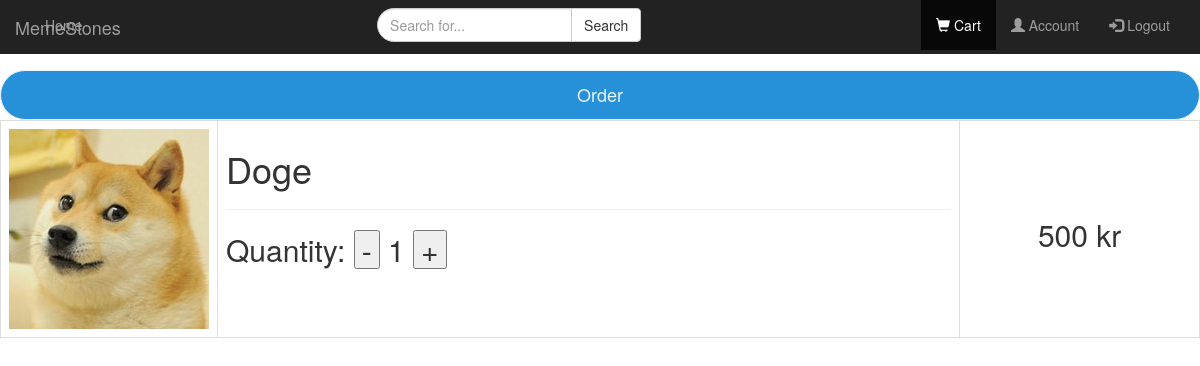
The app's page /checkout_page.php (signed in) with its own data.
### tables this page shows
CREATE TABLE `shopping_cart` (
  `entry` int NOT NULL AUTO_INCREMENT,
  `c_id` int NOT NULL,
  `p_id` int NOT NULL,
  `quantity` int NOT NULL,
  PRIMARY KEY (`entry`),
  UNIQUE KEY `entry_UNIQUE` (`entry`),
  KEY `c_id_idx` (`c_id`),
  KEY `p_id_idx` (`p_id`),
  CONSTRAINT `c_id` FOREIGN KEY (`c_id`) REFERENCES `user` (`u_id`) ON DELETE RESTRICT ON UPDATE RESTRICT,
  CONSTRAINT `p_id` FOREIGN KEY (`p_id`) REFERENCES `product` (`p_id`) ON DELETE RESTRICT ON UPDATE RESTRICT
);

CREATE TABLE `product` (
  `p_id` int NOT NULL AUTO_INCREMENT,
  `price` int NOT NULL,
  `stock` int NOT NULL,
  `name` varchar(32) NOT NULL,
  `description` varchar(256) NOT NULL,
  `image` varchar(256) DEFAULT NULL,
  PRIMARY KEY (`p_id`),
  UNIQUE KEY `p_id_UNIQUE` (`p_id`),
  UNIQUE KEY `name_UNIQUE` (`name`)
);

### src/checkout_page.php (the view, shortened to what this page needs)
<?php
$page = $_SERVER["PHP_SELF"];
$file_name = substr($page, ++$fileNamePos);
?>
<!DOCTYPE html>
<html>
    <head>
        <link rel="stylesheet" href="style.css">
        <link rel="stylesheet" href="https://maxcdn.bootstrapcdn.com/bootstrap/3.4.1/css/bootstrap.min.css">
    </head>
    <body>
        <nav class="navbar navbar-inverse navbar-fixed-top">
	       <a class="navbar-brand" href="">MemeStones</a>
            <div class="container">
                <div class="collapse navbar-collapse" id="page_header">
                    <div class="navbar-nav navbar-left">
                        <ul class="nav navbar-nav">
                            <li class="inactive"><a href="index.php">Home <span class="sr-only">(current)</a></li>
                        </ul>
                    </div>
                    <div class="navbar-nav">
                        <form class="navbar-form navbar-left" role="search">
                            <div class="input-group">
                                <input type="text" class="form-control" placeholder="Search for...">
                                <span class="input-group-btn">
                                    <button class="btn btn-default" type="button">Search</button>
                                </span>
                            </div>
                        </form>
                    </div>
                    <ul class="nav navbar-nav navbar-right">
<?php
if(!isset($_SESSION["u_id"])){
?>
                        <li><a href="login.php"><span class="glyphicon glyphicon-log-in"></span> Sign in</a></li>
                        <li><a href="register_account.php"><span class="glyphicon glyphicon-user"></span> Sign up</a></li>
<?php
} else {
?>
                        <li class="active"><a href="checkout_page.php"><span class="glyphicon glyphicon-shopping-cart"></span> Cart <span class="sr-only">(current)</a></li>
                        <li><a href="user_account_page.php"><span class="glyphicon glyphicon-user"></span> Account</a></li>
                        <li><a href="logout.php?redirect_to=<?=$file_name?>"><span class="glyphicon glyphicon-log-in"></span> Logout</a></li>
<?php
}
?>
                    </ul>
                </div>
            </div>
        </nav>
        <?php
            $user="admin";
            $password="1234";
            $database="stonebase";
            $server="localhost";
            $conn = new mysqli($server, $user, $password, $database);
            if(isset($_SESSION['u_id'])) {
                $u_id=$_SESSION['u_id'];
                $sql = "SELECT * FROM product INNER JOIN shopping_cart ON shopping_cart.c_id = '$u_id' WHERE product.p_id = shopping_cart.p_id";
                $result = $conn->query($sql);
                $p_id_array = array();
                $quantity_array = array();
                echo '<table class="table table-bordered table-responsive" cellpadding="0">';
                while($row = $result->fetch_assoc()) {
                    array_push($p_id_array, $row['p_id']);
                    array_push($quantity_array, $row['quantity']);
                    echo '<form method="post">
                           <tr>
                            <td style="width: 10%">' . '<img src="'.$row['image'].'">' . '</td>
                            <td><h1>' . $row['name'] . '</h1><hr>
                            <h2>Quantity:
			    <button type="submit" name="decrease_'.$row['p_id'].'" value="decrease"
		            class="quantity-button decrease-button"
           		    title="minus">-</button>
			    ' . $row['quantity'] .'
 		            <button type="submit" name="increase_'.$row['p_id'].'" value="increase"
           		    class="quantity-button increase-button"
      			    title="plus">+</button>
			    </h2></td>
                            <td style="width:20%; vertical-align: middle; text-align: center;">
                            <h2>' . $row['price'] . ' kr</h2></td>
                        </tr>
                        </form>';
                };
                echo '<form method="post">
                        <input type="submit" name="order" value="Order"/>
                    </form>';
            }
        ?>
    </body>
</html>

### src/style.css (style rules this page uses)
body { padding-top: 70px; }
.navbar.navbar-inverse { border: none; }
.navbar .navbar-brand { margin: 0; position: absolute; top: 50%; -ms-transform: translateY(-50%); transform: translateY(-50%); }
.navbar .navbar-nav { display: inline-block; float: none; }
.navbar .navbar-collapse { text-align: center; }
input[type=text] { -webkit-border-radius: 20px; -moz-border-radius: 20px; border-radius: 20px; }
input[type="submit"] { width: 100%; height: 50px; border: 1px solid; background: #2691d9; border-radius: 25px; font-size: 18px; color: #e9f4fb; font-weight: 400; cursor: pointer; outline: none; }

### records on screen
shopping_cart: p.image (picture), p.name "Doge", quantity "1", p.price "500"
